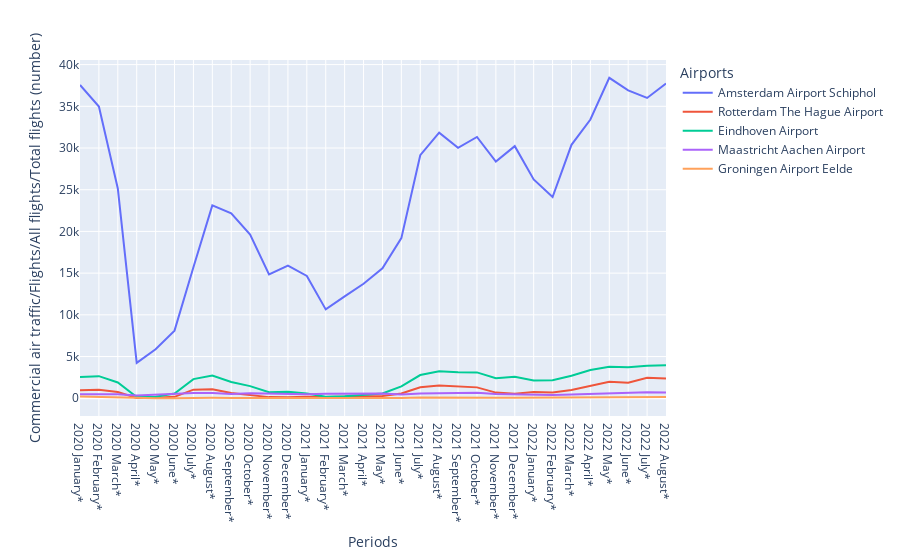

Write notebook code for a chart like this one.
### Code cell
fig = px.line(DutchAirports, x='Periods', y= 'Commercial air traffic/Flights/All flights/Total flights (number)' ,color='Airports',
                 )

fig.show()

### Figure 1 — Plotly figure (JSON) as saved in the notebook; plotly's stock layout.template omitted (floating-point values rounded to 4 significant figures)
{"data": [{"hovertemplate": "Airports=Amsterdam Airport Schiphol<br>Periods=%{x}<br>Commercial air traffic/Flights/All flights/Total flights (number)=%{y}<extra></extra>", "legendgroup": "Amsterdam Airport Schiphol", "line": {"color": "#636efa", "dash": "solid"}, "marker": {"symbol": "circle"}, "mode": "lines", "name": "Amsterdam Airport Schiphol", "orientation": "v", "showlegend": true, "type": "scatter", "x": ["2020 January*", "2020 February*", "2020 March*", "2020 April*", "2020 May*", "2020 June*", "2020 July*", "2020 August*", "2020 September*", "2020 October*", "2020 November*", "2020 December*", "2021 January*", "2021 February*", "2021 March*", "2021 April*", "2021 May*", "2021 June*", "2021 July*", "2021 August*", "2021 September*", "2021 October*", "2021 November*", "2021 December*", "2022 January*", "2022 February*", "2022 March*", "2022 April*", "2022 May*", "2022 June*", "2022 July*", "2022 August*"], "xaxis": "x", "y": [37567, 34979, 25155, 4236, 5873, 8108, 15702, 23125, 22162, 19614, 14858, 15896, 14666, 10655, 12217, 13720, 15576, 19195, 29141, 31847, 30019, 31324, 28371, 30225, 26231, 24129, 30382, 33421, 38419, 36919, 36000, 37730], "yaxis": "y"}, {"hovertemplate": "Airports=Rotterdam The Hague Airport<br>Periods=%{x}<br>Commercial air traffic/Flights/All flights/Total flights (number)=%{y}<extra></extra>", "legendgroup": "Rotterdam The Hague Airport", "line": {"color": "#EF553B", "dash": "solid"}, "marker": {"symbol": "circle"}, "mode": "lines", "name": "Rotterdam The Hague Airport", "orientation": "v", "showlegend": true, "type": "scatter", "x": ["2020 January*", "2020 February*", "2020 March*", "2020 April*", "2020 May*", "2020 June*", "2020 July*", "2020 August*", "2020 September*", "2020 October*", "2020 November*", "2020 December*", "2021 January*", "2021 February*", "2021 March*", "2021 April*", "2021 May*", "2021 June*", "2021 July*", "2021 August*", "2021 September*", "2021 October*", "2021 November*", "2021 December*", "2022 January*", "2022 February*", "2022 March*", "2022 April*", "2022 May*", "2022 June*", "2022 July*", "2022 August*"], "xaxis": "x", "y": [963, 1031, 748, 41, 46, 168, 1032, 1071, 635, 353, 134, 115, 181, 144, 185, 195, 267, 579, 1312, 1516, 1410, 1303, 674, 541, 734, 699, 989, 1437, 1974, 1858, 2465, 2353], "yaxis": "y"}, {"hovertemplate": "Airports=Eindhoven Airport<br>Periods=%{x}<br>Commercial air traffic/Flights/All flights/Total flights (number)=%{y}<extra></extra>", "legendgroup": "Eindhoven Airport", "line": {"color": "#00cc96", "dash": "solid"}, "marker": {"symbol": "circle"}, "mode": "lines", "name": "Eindhoven Airport", "orientation": "v", "showlegend": true, "type": "scatter", "x": ["2020 January*", "2020 February*", "2020 March*", "2020 April*", "2020 May*", "2020 June*", "2020 July*", "2020 August*", "2020 September*", "2020 October*", "2020 November*", "2020 December*", "2021 January*", "2021 February*", "2021 March*", "2021 April*", "2021 May*", "2021 June*", "2021 July*", "2021 August*", "2021 September*", "2021 October*", "2021 November*", "2021 December*", "2022 January*", "2022 February*", "2022 March*", "2022 April*", "2022 May*", "2022 June*", "2022 July*", "2022 August*"], "xaxis": "x", "y": [2554, 2649, 1888, 148, 178, 565, 2292, 2713, 1947, 1451, 721, 769, 572, 169, 226, 373, 562, 1428, 2779, 3245, 3112, 3097, 2390, 2571, 2133, 2151, 2700, 3390, 3768, 3724, 3909, 3948], "yaxis": "y"}, {"hovertemplate": "Airports=Maastricht Aachen Airport<br>Periods=%{x}<br>Commercial air traffic/Flights/All flights/Total flights (number)=%{y}<extra></extra>", "legendgroup": "Maastricht Aachen Airport", "line": {"color": "#ab63fa", "dash": "solid"}, "marker": {"symbol": "circle"}, "mode": "lines", "name": "Maastricht Aachen Airport", "orientation": "v", "showlegend": true, "type": "scatter", "x": ["2020 January*", "2020 February*", "2020 March*", "2020 April*", "2020 May*", "2020 June*", "2020 July*", "2020 August*", "2020 September*", "2020 October*", "2020 November*", "2020 December*", "2021 January*", "2021 February*", "2021 March*", "2021 April*", "2021 May*", "2021 June*", "2021 July*", "2021 August*", "2021 September*", "2021 October*", "2021 November*", "2021 December*", "2022 January*", "2022 February*", "2022 March*", "2022 April*", "2022 May*", "2022 June*", "2022 July*", "2022 August*"], "xaxis": "x", "y": [474, 476, 485, 329, 452, 489, 621, 615, 516, 587, 548, 535, 468, 537, 560, 563, 555, 460, 583, 600, 623, 656, 523, 473, 431, 398, 434, 514, 542, 599, 712, 696], "yaxis": "y"}, {"hovertemplate": "Airports=Groningen Airport Eelde<br>Periods=%{x}<br>Commercial air traffic/Flights/All flights/Total flights (number)=%{y}<extra></extra>", "legendgroup": "Groningen Airport Eelde", "line": {"color": "#FFA15A", "dash": "solid"}, "marker": {"symbol": "circle"}, "mode": "lines", "name": "Groningen Airport Eelde", "orientation": "v", "showlegend": true, "type": "scatter", "x": ["2020 January*", "2020 February*", "2020 March*", "2020 April*", "2020 May*", "2020 June*", "2020 July*", "2020 August*", "2020 September*", "2020 October*", "2020 November*", "2020 December*", "2021 January*", "2021 February*", "2021 March*", "2021 April*", "2021 May*", "2021 June*", "2021 July*", "2021 August*", "2021 September*", "2021 October*", "2021 November*", "2021 December*", "2022 January*", "2022 February*", "2022 March*", "2022 April*", "2022 May*", "2022 June*", "2022 July*", "2022 August*"], "xaxis": "x", "y": [210, 164, 30, 5, 7, 6, 54, 51, 30, 23, 22, 10, 20, 23, 40, 40, 27, 39, 101, 74, 98, 85, 68, 59, 75, 79, 63, 62, 120, 148, 132, 135], "yaxis": "y"}], "layout": {"legend": {"title": {"text": "Airports"}, "tracegroupgap": 0}, "margin": {"t": 60}, "xaxis": {"anchor": "y", "domain": [0, 1], "title": {"text": "Periods"}}, "yaxis": {"anchor": "x", "domain": [0, 1], "title": {"text": "Commercial air traffic/Flights/All flights/Total flights (number)"}}}}
